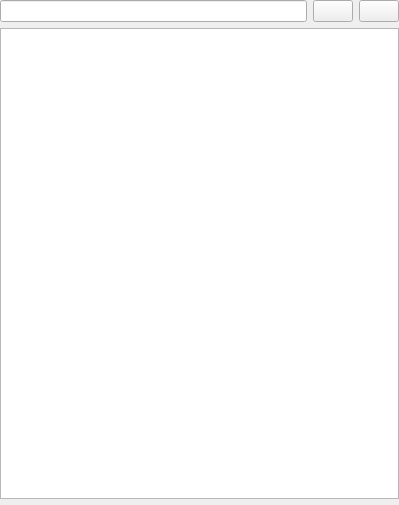
<?xml version="1.0" encoding="UTF-8"?>
<ui version="4.0">
 <class>findingsWidget</class>
 <widget class="QWidget" name="findingsWidget">
  <property name="geometry">
   <rect>
    <x>0</x>
    <y>0</y>
    <width>399</width>
    <height>505</height>
   </rect>
  </property>
  <property name="sizePolicy">
   <sizepolicy hsizetype="Expanding" vsizetype="Maximum">
    <horstretch>0</horstretch>
    <verstretch>0</verstretch>
   </sizepolicy>
  </property>
  <property name="font">
   <font>
    <kerning>true</kerning>
   </font>
  </property>
  <property name="windowTitle">
   <string>Form</string>
  </property>
  <property name="toolTip">
   <string/>
  </property>
  <property name="styleSheet">
   <string notr="true"/>
  </property>
  <layout class="QGridLayout" name="gridLayout">
   <property name="leftMargin">
    <number>0</number>
   </property>
   <property name="topMargin">
    <number>0</number>
   </property>
   <property name="rightMargin">
    <number>0</number>
   </property>
   <property name="bottomMargin">
    <number>0</number>
   </property>
   <item row="0" column="0">
    <layout class="QGridLayout" name="gridLayout_2">
     <property name="leftMargin">
      <number>0</number>
     </property>
     <property name="rightMargin">
      <number>0</number>
     </property>
     <item row="1" column="2">
      <widget class="QPushButton" name="assessmentButton">
       <property name="sizePolicy">
        <sizepolicy hsizetype="Minimum" vsizetype="Minimum">
         <horstretch>0</horstretch>
         <verstretch>0</verstretch>
        </sizepolicy>
       </property>
       <property name="cursor">
        <cursorShape>PointingHandCursor</cursorShape>
       </property>
       <property name="toolTip">
        <string>Add Assessment</string>
       </property>
       <property name="text">
        <string/>
       </property>
       <property name="icon">
        <iconset>
         <normaloff>:/Icons/Remove.png</normaloff>:/Icons/Remove.png</iconset>
       </property>
      </widget>
     </item>
     <item row="1" column="3">
      <widget class="QPushButton" name="prostateMapButton">
       <property name="enabled">
        <bool>true</bool>
       </property>
       <property name="sizePolicy">
        <sizepolicy hsizetype="Preferred" vsizetype="Preferred">
         <horstretch>0</horstretch>
         <verstretch>0</verstretch>
        </sizepolicy>
       </property>
       <property name="cursor">
        <cursorShape>PointingHandCursor</cursorShape>
       </property>
       <property name="toolTip">
        <string>Add Location</string>
       </property>
       <property name="autoFillBackground">
        <bool>false</bool>
       </property>
       <property name="text">
        <string/>
       </property>
      </widget>
     </item>
     <item row="1" column="1">
      <widget class="QLineEdit" name="findingsNameEdit"/>
     </item>
     <item row="2" column="1" colspan="3">
      <widget class="QListWidget" name="annotationsListWidget">
       <property name="sizePolicy">
        <sizepolicy hsizetype="Expanding" vsizetype="Expanding">
         <horstretch>0</horstretch>
         <verstretch>0</verstretch>
        </sizepolicy>
       </property>
       <property name="maximumSize">
        <size>
         <width>16777215</width>
         <height>16777215</height>
        </size>
       </property>
       <property name="contextMenuPolicy">
        <enum>Qt::CustomContextMenu</enum>
       </property>
       <property name="frameShape">
        <enum>QFrame::StyledPanel</enum>
       </property>
       <property name="frameShadow">
        <enum>QFrame::Sunken</enum>
       </property>
       <property name="lineWidth">
        <number>1</number>
       </property>
       <property name="editTriggers">
        <set>QAbstractItemView::NoEditTriggers</set>
       </property>
       <property name="showDropIndicator" stdset="0">
        <bool>false</bool>
       </property>
       <property name="selectionBehavior">
        <enum>QAbstractItemView::SelectItems</enum>
       </property>
      </widget>
     </item>
     <item row="3" column="1" colspan="3">
      <widget class="QFrame" name="annotationToolFrame">
       <property name="sizePolicy">
        <sizepolicy hsizetype="Minimum" vsizetype="Maximum">
         <horstretch>0</horstretch>
         <verstretch>0</verstretch>
        </sizepolicy>
       </property>
       <property name="frameShape">
        <enum>QFrame::StyledPanel</enum>
       </property>
       <property name="frameShadow">
        <enum>QFrame::Raised</enum>
       </property>
      </widget>
     </item>
    </layout>
   </item>
  </layout>
 </widget>
 <resources>
  <include location="../SlicerPIRADS.qrc"/>
 </resources>
 <connections/>
</ui>
